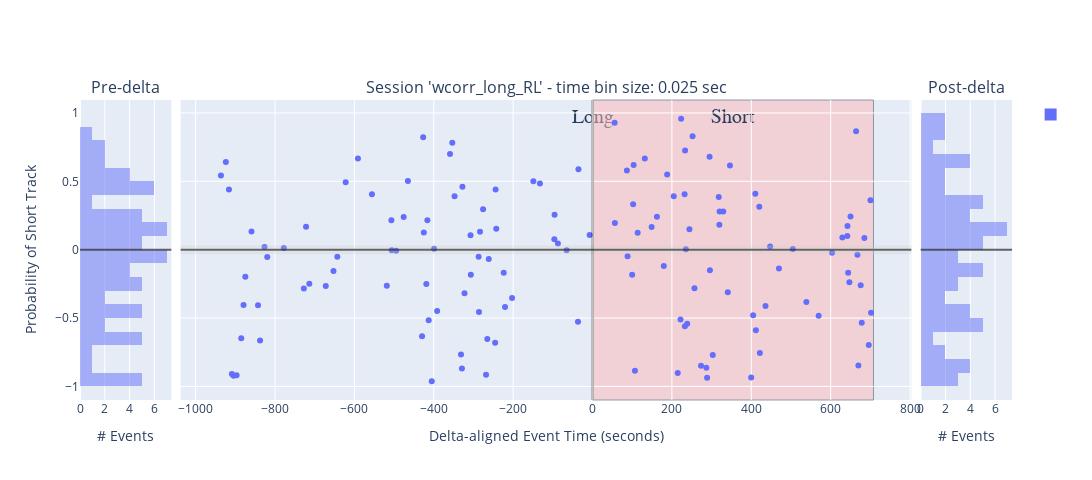

The notebook cell this image was saved under:
### Code cell
## INPUTS: wcorr_ripple_shuffle_all_df, all_shuffles_only_best_decoder_wcorr_df, custom_suffix

histogram_bins = 25
num_sessions = 1
# plot_var_name: str = 'abs_best_wcorr'
# plot_var_name: str = 'wcorr_z_long'
# plot_var_name: str = 'wcorr_long_LR'
plot_var_name: str = 'wcorr_long_RL'

# plot_y_zero: float = 0.5
plot_y_zero: float = 0.0

concatenated_ripple_df = deepcopy(wcorr_ripple_shuffle_all_df)
desired_ripple_decoding_time_bin_size: float = wcorr_shuffle_results.wcorr_ripple_shuffle.all_templates_decode_kwargs['desired_ripple_decoding_time_bin_size']
print(f'{desired_ripple_decoding_time_bin_size = }')
concatenated_ripple_df['time_bin_size'] = desired_ripple_decoding_time_bin_size
display(concatenated_ripple_df)
if 'delta_aligned_start_t' not in concatenated_ripple_df.columns:
    concatenated_ripple_df['delta_aligned_start_t'] = concatenated_ripple_df['start'] - t_delta

# px_scatter_kwargs = {'x': 'delta_aligned_start_t', 'y': variable_name, 'color':"is_user_annotated_epoch", 'title': f"'{variable_name}'"} # , 'color': 'time_bin_size', 'range_y': [-1.0, 1.0], 'labels': {'session_name': 'Session', 'time_bin_size': 'tbin_size', 'is_user_annotated_epoch':'user_sel'}
px_scatter_kwargs = {'x': 'delta_aligned_start_t', 'y': plot_var_name, 'title': f"'{plot_var_name}'"} # , 'color': 'time_bin_size', 'range_y': [-1.0, 1.0], 'labels': {'session_name': 'Session', 'time_bin_size': 'tbin_size', 'is_user_annotated_epoch':'user_sel'}
#
# hist_kwargs = dict(color="time_bin_size")
hist_kwargs = dict(color="is_user_annotated_epoch") # , histnorm='probability density'
hist_kwargs.pop('color')

# px_scatter_kwargs['color'] = 'custom_replay_name'
# hist_kwargs['color'] = 'custom_replay_name'

t_start, t_delta, t_end = curr_active_pipeline.find_LongShortDelta_times()

new_fig_ripples, new_fig_ripples_context = plotly_pre_post_delta_scatter(data_results_df=concatenated_ripple_df, out_scatter_fig=None, histogram_bins=histogram_bins,
                        px_scatter_kwargs=px_scatter_kwargs, histogram_variable_name=plot_var_name, hist_kwargs=hist_kwargs, forced_range_y=None,
                        time_delta_tuple=(t_start, 0.0, (t_end-t_delta)), legend_title_text=None, is_dark_mode=is_dark_mode)

new_fig_ripples = new_fig_ripples.update_layout(fig_size_kwargs)
_extras_output_dict = {}
if is_dark_mode:
    _extras_output_dict["y_mid_line"] = new_fig_ripples.add_hline(y=plot_y_zero, line=dict(color="rgba(0.8,0.8,0.8,.75)", width=2), row='all', col='all')
else:
    _extras_output_dict["y_mid_line"] = new_fig_ripples.add_hline(y=plot_y_zero, line=dict(color="rgba(0.2,0.2,0.2,.75)", width=2), row='all', col='all')

# # Update layout to add a title to the legend
# new_fig_ripples.update_layout(
#     legend_title_text='Is User Selected'  # Add a title to the legend
# )

# fig_to_clipboard(new_fig_ripples, **fig_size_kwargs)
new_fig_ripples_context = new_fig_ripples_context.adding_context_if_missing(num_sessions=num_sessions, plot_type='scatter+hist', comparison='pre-post-delta', variable_name=plot_var_name)
figure_out_paths = save_plotly(a_fig=new_fig_ripples, a_fig_context=new_fig_ripples_context)
new_fig_ripples

### Figure 1 — Plotly figure (JSON) as saved in the notebook; plotly's stock layout.template omitted (floating-point values rounded to 4 significant figures; data arrays with more than 128 entries replaced by an {"elided": "..."} marker saying what was removed)
{"data": [{"alignmentgroup": "True", "bingroup": "y", "hovertemplate": "count=%{x}<br>wcorr_long_RL=%{y}<extra></extra>", "legendgroup": "", "marker": {"color": "#636efa", "opacity": 0.5, "pattern": {"shape": ""}}, "name": "", "nbinsy": 25, "offsetgroup": "", "orientation": "h", "showlegend": true, "type": "histogram", "xaxis": "x", "y": [0.543, 0.6421, 0.4407, -0.909, -0.9214, -0.9187, -0.6471, -0.4044, -0.1972, 0.1331, -0.406, -0.6636, 0.01949, -0.05299, 0.01251, -0.2837, 0.1674, -0.2485, -0.2655, -0.1554, -0.05157, 0.4928, 0.6664, 0.4052, -0.2629, 0.2145, -0.003315, -0.007921, 0.2389, 0.5016, -0.6323, 0.8216, 0.1254, -0.25, 0.215, -0.5161, -0.9621, 0.007831, -0.4488, 0.7003, 0.783, 0.3902, -0.7662, -0.8692, 0.4599, -0.319, 0.1057, -0.1836, -0.05241, -0.4547, 0.1306, 0.2958, -0.9137, -0.6531, -0.06837, -0.6799, 0.4403, 0.1525, -0.1688, -0.4197, -0.3524, 0.5012, 0.4838, 0.07676, 0.256, 0.04464, -0.003534, -0.5277, 0.5877, 0.1084], "yaxis": "y"}, {"hovertemplate": "delta_aligned_start_t=%{x}<br>wcorr_long_RL=%{y}<extra></extra>", "legendgroup": "", "marker": {"color": "#636efa", "symbol": "circle"}, "mode": "markers", "name": "", "orientation": "v", "showlegend": false, "type": "scatter", "x": {"elided": "136 float values"}, "xaxis": "x2", "y": {"elided": "136 float values"}, "yaxis": "y2"}, {"alignmentgroup": "True", "bingroup": "y", "hovertemplate": "count=%{x}<br>wcorr_long_RL=%{y}<extra></extra>", "legendgroup": "", "marker": {"color": "#636efa", "opacity": 0.5, "pattern": {"shape": ""}}, "name": "", "nbinsy": 25, "offsetgroup": "", "orientation": "h", "showlegend": false, "type": "histogram", "xaxis": "x3", "y": [0.9291, 0.1945, 0.579, -0.04759, -0.1827, 0.3325, 0.6187, -0.8846, 0.1235, 0.6667, 0.1668, 0.241, -0.1184, 0.5494, 0.3904, -0.9014, -0.5102, 0.9577, 0.405, -0.559, 0.7254, 0.003644, -0.5415, 0.1499, 0.8296, -0.2826, -0.8488, -0.8641, -0.9372, 0.6801, -0.1507, -0.77, 0.3857, 0.1832, 0.28, 0.2794, -0.3114, 0.6162, -0.9347, -0.4788, 0.41, -0.5888, 0.3147, -0.7551, -0.4113, 0.02426, -0.1371, 0.00595, -0.3831, -0.4836, -0.02165, 0.08843, 0.1003, 0.1734, -0.1694, -0.2374, 0.2424, 0.8655, -0.0373, -0.8478, -0.2599, -0.5339, 0.08609, -0.6964, 0.3621, -0.4611], "yaxis": "y3"}], "layout": {"annotations": [{"font": {"size": 16}, "showarrow": false, "text": "Pre-delta", "x": 0.049, "xanchor": "center", "xref": "paper", "y": 1, "yanchor": "bottom", "yref": "paper"}, {"font": {"size": 16}, "showarrow": false, "text": "Session 'wcorr_long_RL' - time bin size: 0.025 sec", "x": 0.5, "xanchor": "center", "xref": "paper", "y": 1, "yanchor": "bottom", "yref": "paper"}, {"font": {"size": 16}, "showarrow": false, "text": "Post-delta", "x": 0.951, "xanchor": "center", "xref": "paper", "y": 1, "yanchor": "bottom", "yref": "paper"}], "barmode": "overlay", "height": 480, "shapes": [{"line": {"color": "rgba(0.8,0.8,0.8,.25)", "width": 9}, "type": "line", "x0": 0, "x1": 1, "xref": "x2 domain", "y0": 0, "y1": 0, "yref": "y2"}, {"line": {"color": "rgba(1,1,1,.25)", "width": 3}, "type": "line", "x0": 0, "x1": 0, "xref": "x2", "y0": 0, "y1": 1, "yref": "y2 domain"}, {"fillcolor": "#c2b8ff", "label": {"font": {"family": "Times New Roman", "size": 20}, "text": "Long", "textposition": "top center"}, "layer": "below", "line": {"width": 1}, "opacity": 0.5, "type": "rect", "x0": 0, "x1": 0, "xref": "x2", "y0": 0, "y1": 1, "yref": "y2 domain"}, {"fillcolor": "#ffb8b8", "label": {"font": {"family": "Times New Roman", "size": 20}, "text": "Short", "textposition": "top center"}, "layer": "below", "line": {"width": 1}, "opacity": 0.5, "type": "rect", "x0": 0, "x1": 707.9, "xref": "x2", "y0": 0, "y1": 1, "yref": "y2 domain"}, {"line": {"color": "rgba(0.2,0.2,0.2,.75)", "width": 2}, "type": "line", "x0": 0, "x1": 1, "xref": "x domain", "y0": 0, "y1": 0, "yref": "y"}, {"line": {"color": "rgba(0.2,0.2,0.2,.75)", "width": 2}, "type": "line", "x0": 0, "x1": 1, "xref": "x2 domain", "y0": 0, "y1": 0, "yref": "y2"}, {"line": {"color": "rgba(0.2,0.2,0.2,.75)", "width": 2}, "type": "line", "x0": 0, "x1": 1, "xref": "x3 domain", "y0": 0, "y1": 0, "yref": "y3"}], "width": 1920, "xaxis": {"anchor": "y", "domain": [0, 0.098], "title": {"text": "# Events"}}, "xaxis2": {"anchor": "y2", "domain": [0.108, 0.892], "title": {"text": "Delta-aligned Event Time (seconds)"}}, "xaxis3": {"anchor": "y3", "domain": [0.902, 1], "title": {"text": "# Events"}}, "yaxis": {"anchor": "x", "domain": [0, 1], "title": {"text": "Probability of Short Track"}}, "yaxis2": {"anchor": "x2", "domain": [0, 1], "matches": "y", "showticklabels": false}, "yaxis3": {"anchor": "x3", "domain": [0, 1], "matches": "y", "showticklabels": false}}}
